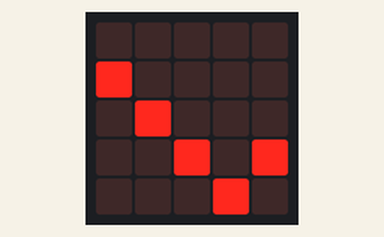
This program was run on a simulated BBC micro:bit (MakeCode). Shown: the board's 5×5 LED display.

Above: at 0.06 s.
At 0.66 s:
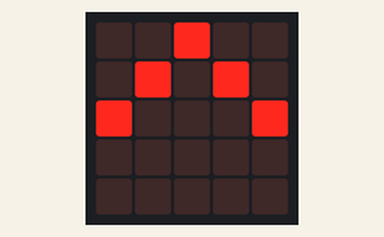
At 1.26 s:
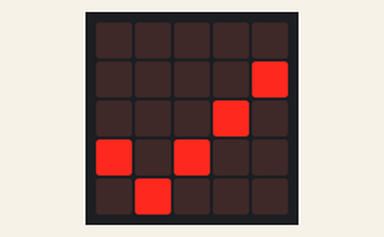

The program:

main.ts
```typescript
let Ya = 0
let Yb = 1
let Yc = 2
let Yd = 3
let Ye = 4
let direction1 = 1
let direction2 = 1
let direction3 = 1
let direction4 = 1
let direction5 = -1
led.plot(0, Ya)
led.plot(1, Yb)
led.plot(2, Yc)
led.plot(3, Yd)
led.plot(4, Ye)
basic.forever(function () {
    led.unplot(0, Ya)
    led.unplot(1, Yb)
    led.unplot(2, Yc)
    led.unplot(3, Yd)
    led.unplot(4, Ye)
    Ya += direction1
    Yb += direction2
    Yc += direction3
    Yd += direction4
    Ye += direction5
    if (Ya <= 0) {
        direction1 = 1
    } else if (Ya >= 4) {
        direction1 = -1
    }
    if (Yb <= 0) {
        direction2 = 1
    } else if (Yb >= 4) {
        direction2 = -1
    }
    if (Yc <= 0) {
        direction3 = 1
    } else if (Yc >= 4) {
        direction3 = -1
    }
    if (Yd <= 0) {
        direction4 = 1
    } else if (Yd >= 4) {
        direction4 = -1
    }
    if (Ye <= 0) {
        direction5 = 1
    } else if (Ye >= 4) {
        direction5 = -1
    }
    led.plot(0, Ya)
    led.plot(1, Yb)
    led.plot(2, Yc)
    led.plot(3, Yd)
    led.plot(4, Ye)
    basic.pause(100)
})
```

test.ts
```typescript
// les tests vont ici ; cela ne sera pas compilé si ce paquet est utilisé en tant qu'extension.
```

Measured:
- by itself, everything shown: repeats every 0.96 s, in 8 steps
